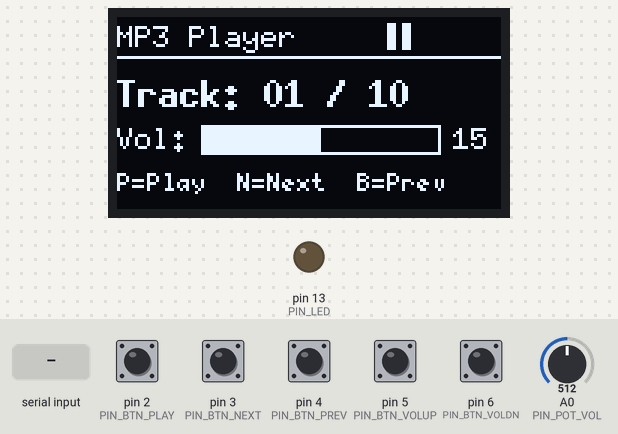
A sketch run on a simulated Arduino Uno, built with avr-gcc and run on an emulated ATmega328P. On the bench: 128×64 one-colour display, output pins drawn as LEDs (lit = HIGH). Dashed ring = blinking. The inputs (shaded band) are chosen by the test bench; at power-on: pin 2 (PIN_BTN_PLAY), pin 3 (PIN_BTN_NEXT), pin 4 (PIN_BTN_PREV), pin 5 (PIN_BTN_VOLUP), pin 6 (PIN_BTN_VOLDN) HIGH, A0 (PIN_POT_VOL) = 512. The audio player accepts every command and is not drawn; what the sketch prints to the serial monitor is not drawn.

Above: at 1.9 s.
2.0 s: pin 2 (PIN_BTN_PLAY) pulled LOW for 0.15 s
At 2.65 s:
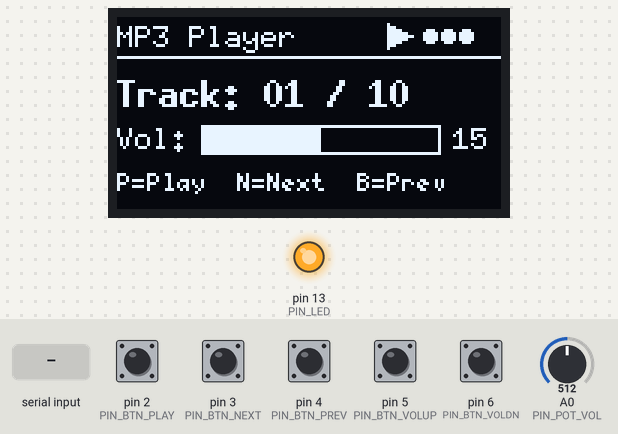
2.7 s: "V\n" received over Serial
At 4.9 s:
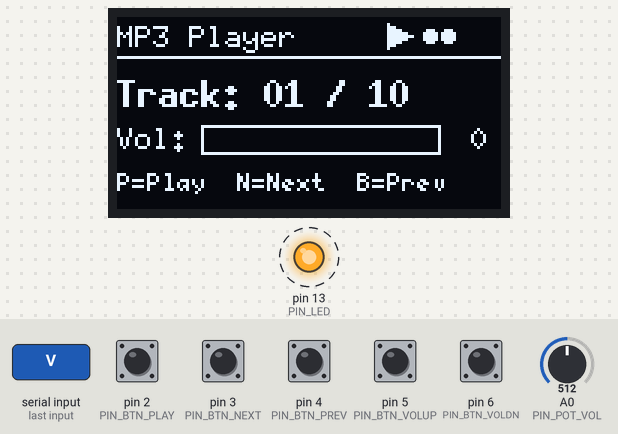
5.0 s: pin 3 (PIN_BTN_NEXT) pulled LOW for 0.15 s
At 5.4 s:
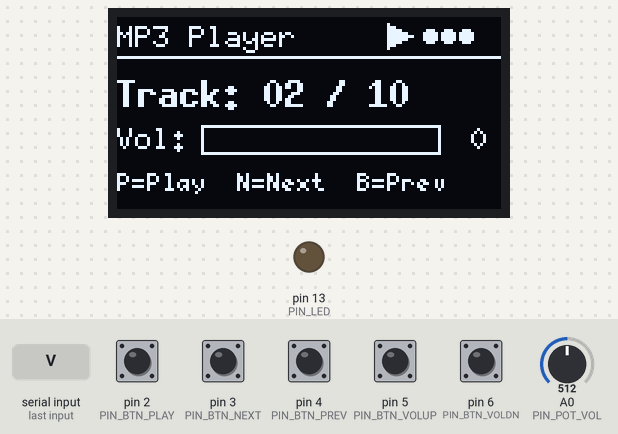
5.7 s: pin 4 (PIN_BTN_PREV) pulled LOW for 1 s
At 6.17 s:
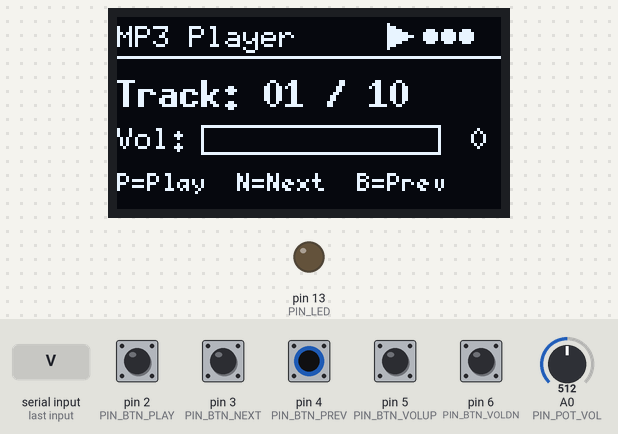
7.3 s: pin 2 (PIN_BTN_PLAY) pulled LOW for 1 s
At 8.8 s:
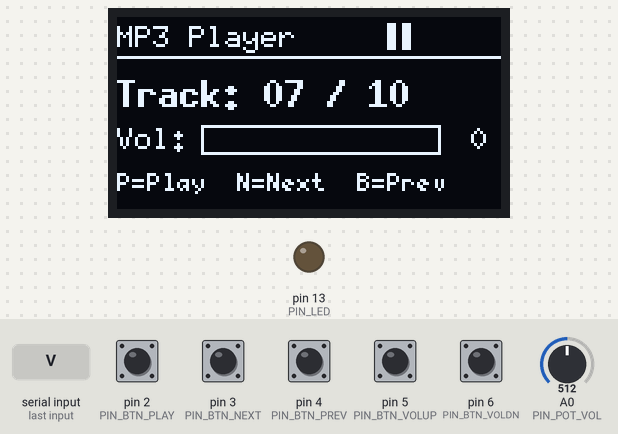
9.8 s: pin 5 (PIN_BTN_VOLUP) pulled LOW for 0.15 s
At 11.0 s:
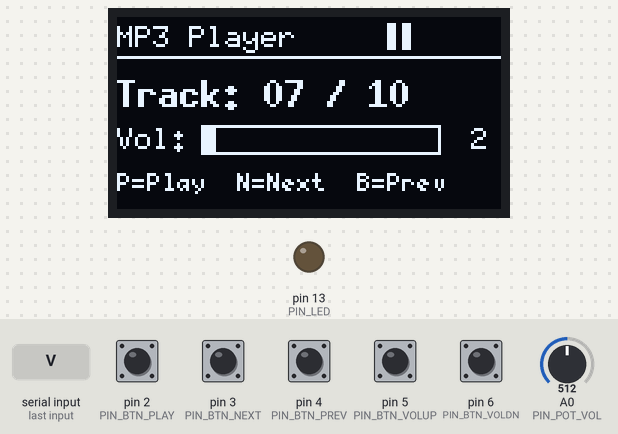
Timing chart, 0 to 12.8 s (numbered marks = the images above; inputs shaded):
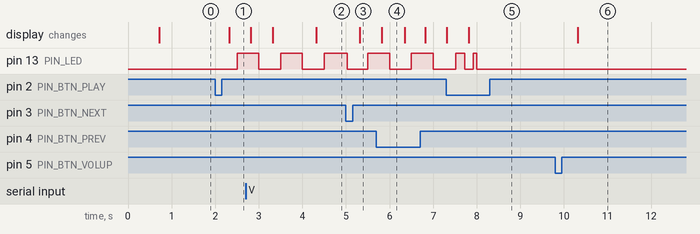

The sketch:

music_player.ino
```cpp
/**
 * ============================================================
 * Arduino DFPlayer Mini MP3 播放器 Shield
 * DFPlayer Mini MP3 Player Shield
 * ============================================================
 *
 * 功能 / Features:
 *   - DFPlayer Mini 播放 SD 卡中的 MP3/WAV 文件
 *   - OLED SSD1306 显示曲目编号、音量、播放状态、进度条动画
 *   - 5 个按键：播放/暂停、下一曲、上一曲、音量+、音量-
 *   - 电位器模拟音量控制
 *   - LED 随播放状态指示
 *   - 串口命令控制
 *
 * 硬件连接 / Wiring:
 *   DFPlayer Mini:
 *     VCC  -> 5V
 *     GND  -> GND
 *     TX   -> Pin 10 (SoftwareSerial RX)
 *     RX   -> Pin 11 (SoftwareSerial TX，串联 1kΩ 电阻)
 *     SPK1 -> 扬声器正极
 *     SPK2 -> 扬声器负极
 *
 *   OLED SSD1306 (I2C):
 *     VCC -> 3.3V 或 5V
 *     GND -> GND
 *     SDA -> A4
 *     SCL -> A5
 *
 *   按键（另一端接 GND，使用内部上拉）:
 *     播放/暂停 -> Pin 2
 *     下一曲    -> Pin 3
 *     上一曲    -> Pin 4
 *     音量+     -> Pin 5
 *     音量-     -> Pin 6
 *
 *   电位器（音量）:
 *     中间脚   -> A0
 *     两端     -> 5V 和 GND
 *
 *   LED 状态指示:
 *     Pin 13 -> 220Ω -> LED -> GND
 *
 * SD 卡文件命名规则 / SD Card File Naming:
 *   文件必须放在 SD 卡根目录，命名为：
 *   0001.mp3, 0002.mp3, 0003.mp3 ...
 *   或放在 /01/ 文件夹中：/01/001.mp3
 *
 * 所需库 / Required Libraries:
 *   - DFRobotDFPlayerMini (搜索 "DFRobotDFPlayerMini")
 *   - U8g2 (by olikraus)
 *   - SoftwareSerial (Arduino 内置)
 *
 * 串口命令 / Serial Commands (9600 baud):
 *   P    播放/暂停
 *   N    下一曲
 *   B    上一曲
 *   S    停止
 *   V0-30  设置音量（如 V15）
 *   T    打印当前状态
 * ============================================================
 */

#include <SoftwareSerial.h>
#include <DFRobotDFPlayerMini.h>
#include <U8g2lib.h>
#include <Wire.h>

// ─── 引脚定义 / Pin Definitions ──────────────────────────────
#define PIN_DF_RX     10   // 接 DFPlayer TX
#define PIN_DF_TX     11   // 接 DFPlayer RX（串联 1kΩ）
#define PIN_BTN_PLAY   2
#define PIN_BTN_NEXT   3
#define PIN_BTN_PREV   4
#define PIN_BTN_VOLUP  5
#define PIN_BTN_VOLDN  6
#define PIN_POT_VOL   A0   // 电位器音量
#define PIN_LED       13

// ─── 配置参数 / Configuration ─────────────────────────────────
#define VOLUME_DEFAULT   15    // 默认音量 (0-30)
#define VOLUME_MAX       30
#define VOLUME_MIN        0
#define TOTAL_TRACKS     10    // SD 卡中的曲目总数（根据实际修改）
#define DEBOUNCE_MS     200
#define OLED_UPDATE_MS  500    // OLED 刷新间隔

// ─── 对象实例化 / Object Instantiation ───────────────────────
SoftwareSerial dfSerial(PIN_DF_RX, PIN_DF_TX);
DFRobotDFPlayerMini dfPlayer;
U8G2_SSD1306_128X64_NONAME_F_HW_I2C u8g2(U8G2_R0, U8X8_PIN_NONE);

// ─── 全局状态 / Global State ──────────────────────────────────
int  currentTrack   = 1;
int  currentVolume  = VOLUME_DEFAULT;
bool isPlaying      = false;
bool dfReady        = false;

// 按键去抖
unsigned long lastBtn[5] = {0, 0, 0, 0, 0};

// OLED 刷新
unsigned long lastOledUpdate = 0;

// 动画帧
uint8_t animFrame = 0;

// ─── OLED 显示 / OLED Display ─────────────────────────────────
void updateOLED() {
  u8g2.clearBuffer();

  // ── 标题栏
  u8g2.setFont(u8g2_font_6x10_tf);
  u8g2.drawStr(0, 10, "MP3 Player");

  // 播放状态图标
  if (isPlaying) {
    // 播放三角形
    u8g2.drawTriangle(90, 2, 90, 10, 98, 6);
    // 动画点
    for (int i = 0; i < 3; i++) {
      if ((animFrame / 2) % 3 >= i) {
        u8g2.drawDisc(104 + i * 6, 6, 2);
      }
    }
  } else {
    // 暂停双竖线
    u8g2.drawBox(90, 2, 3, 9);
    u8g2.drawBox(95, 2, 3, 9);
  }

  // 分隔线
  u8g2.drawHLine(0, 13, 128);

  // ── 曲目信息
  char buf[24];
  u8g2.setFont(u8g2_font_7x13B_tf);
  sprintf(buf, "Track: %02d / %02d", currentTrack, TOTAL_TRACKS);
  u8g2.drawStr(0, 30, buf);

  // ── 音量条
  u8g2.setFont(u8g2_font_6x10_tf);
  u8g2.drawStr(0, 44, "Vol:");
  // 音量进度条（背景）
  u8g2.drawFrame(28, 36, 80, 10);
  // 音量进度条（填充）
  int volWidth = (int)(80.0 * currentVolume / VOLUME_MAX);
  if (volWidth > 0) u8g2.drawBox(28, 36, volWidth, 10);
  // 音量数字
  sprintf(buf, "%2d", currentVolume);
  u8g2.drawStr(112, 44, buf);

  // ── 底部提示
  u8g2.setFont(u8g2_font_5x7_tf);
  if (dfReady) {
    u8g2.drawStr(0, 58, "P=Play  N=Next  B=Prev");
  } else {
    u8g2.drawStr(0, 58, "! DFPlayer not found !");
  }

  u8g2.sendBuffer();
  animFrame++;
}

// ─── 按键处理 / Button Handling ───────────────────────────────
void handleButtons() {
  unsigned long now = millis();

  // 播放/暂停
  if (digitalRead(PIN_BTN_PLAY) == LOW && now - lastBtn[0] > DEBOUNCE_MS) {
    lastBtn[0] = now;
    if (!dfReady) return;
    if (isPlaying) {
      dfPlayer.pause();
      isPlaying = false;
      digitalWrite(PIN_LED, LOW);
      Serial.println(F("[PAUSE]"));
    } else {
      dfPlayer.start();
      isPlaying = true;
      digitalWrite(PIN_LED, HIGH);
      Serial.println(F("[PLAY]"));
    }
  }

  // 下一曲
  if (digitalRead(PIN_BTN_NEXT) == LOW && now - lastBtn[1] > DEBOUNCE_MS) {
    lastBtn[1] = now;
    if (!dfReady) return;
    currentTrack = (currentTrack % TOTAL_TRACKS) + 1;
    dfPlayer.play(currentTrack);
    isPlaying = true;
    digitalWrite(PIN_LED, HIGH);
    Serial.print(F("[NEXT] Track ")); Serial.println(currentTrack);
  }

  // 上一曲
  if (digitalRead(PIN_BTN_PREV) == LOW && now - lastBtn[2] > DEBOUNCE_MS) {
    lastBtn[2] = now;
    if (!dfReady) return;
    currentTrack = (currentTrack - 2 + TOTAL_TRACKS) % TOTAL_TRACKS + 1;
    dfPlayer.play(currentTrack);
    isPlaying = true;
    digitalWrite(PIN_LED, HIGH);
    Serial.print(F("[PREV] Track ")); Serial.println(currentTrack);
  }

  // 音量+
  if (digitalRead(PIN_BTN_VOLUP) == LOW && now - lastBtn[3] > DEBOUNCE_MS) {
    lastBtn[3] = now;
    currentVolume = min(VOLUME_MAX, currentVolume + 2);
    if (dfReady) dfPlayer.volume(currentVolume);
    Serial.print(F("[VOL+] ")); Serial.println(currentVolume);
  }

  // 音量-
  if (digitalRead(PIN_BTN_VOLDN) == LOW && now - lastBtn[4] > DEBOUNCE_MS) {
    lastBtn[4] = now;
    currentVolume = max(VOLUME_MIN, currentVolume - 2);
    if (dfReady) dfPlayer.volume(currentVolume);
    Serial.print(F("[VOL-] ")); Serial.println(currentVolume);
  }
}

// ─── 电位器音量控制 / Potentiometer Volume ────────────────────
void handlePotVolume() {
  static int lastPotVol = -1;
  int raw = analogRead(PIN_POT_VOL);
  int vol = map(raw, 0, 1023, 0, VOLUME_MAX);

  if (abs(vol - lastPotVol) >= 1) {
    lastPotVol    = vol;
    currentVolume = vol;
    if (dfReady) dfPlayer.volume(currentVolume);
  }
}

// ─── 串口命令处理 / Serial Command Handler ────────────────────
void handleSerial() {
  if (!Serial.available()) return;

  String cmd = Serial.readStringUntil('\n');
  cmd.trim();
  if (cmd.length() == 0) return;

  char c = cmd.charAt(0);

  if (c == 'P' || c == 'p') {
    if (!dfReady) { Serial.println(F("[ERR] DFPlayer not ready")); return; }
    if (isPlaying) { dfPlayer.pause(); isPlaying = false; Serial.println(F("[PAUSE]")); }
    else           { dfPlayer.start(); isPlaying = true;  Serial.println(F("[PLAY]")); }
    return;
  }
  if (c == 'N' || c == 'n') {
    if (!dfReady) return;
    currentTrack = (currentTrack % TOTAL_TRACKS) + 1;
    dfPlayer.play(currentTrack); isPlaying = true;
    Serial.print(F("[NEXT] ")); Serial.println(currentTrack);
    return;
  }
  if (c == 'B' || c == 'b') {
    if (!dfReady) return;
    currentTrack = (currentTrack - 2 + TOTAL_TRACKS) % TOTAL_TRACKS + 1;
    dfPlayer.play(currentTrack); isPlaying = true;
    Serial.print(F("[PREV] ")); Serial.println(currentTrack);
    return;
  }
  if (c == 'S' || c == 's') {
    if (!dfReady) return;
    dfPlayer.stop(); isPlaying = false; digitalWrite(PIN_LED, LOW);
    Serial.println(F("[STOP]"));
    return;
  }
  if (c == 'V' || c == 'v') {
    int vol = cmd.substring(1).toInt();
    vol = constrain(vol, 0, 30);
    currentVolume = vol;
    if (dfReady) dfPlayer.volume(currentVolume);
    Serial.print(F("[VOL] ")); Serial.println(currentVolume);
    return;
  }
  if (c == 'T' || c == 't') {
    Serial.println(F("=== Status ==="));
    Serial.print(F("Track: ")); Serial.print(currentTrack);
    Serial.print(F(" / ")); Serial.println(TOTAL_TRACKS);
    Serial.print(F("Volume: ")); Serial.println(currentVolume);
    Serial.print(F("Playing: ")); Serial.println(isPlaying ? "YES" : "NO");
    Serial.print(F("DFPlayer: ")); Serial.println(dfReady ? "OK" : "NOT FOUND");
    return;
  }

  Serial.println(F("Commands: P=Play/Pause N=Next B=Prev S=Stop V<0-30>=Volume T=Status"));
}

// ─── Setup ────────────────────────────────────────────────────
void setup() {
  Serial.begin(9600);
  dfSerial.begin(9600);

  Serial.println(F("=== DFPlayer Mini MP3 Player ==="));

  // 初始化引脚
  pinMode(PIN_BTN_PLAY,  INPUT_PULLUP);
  pinMode(PIN_BTN_NEXT,  INPUT_PULLUP);
  pinMode(PIN_BTN_PREV,  INPUT_PULLUP);
  pinMode(PIN_BTN_VOLUP, INPUT_PULLUP);
  pinMode(PIN_BTN_VOLDN, INPUT_PULLUP);
  pinMode(PIN_LED,       OUTPUT);

  // 初始化 OLED
  u8g2.begin();
  u8g2.setFont(u8g2_font_6x10_tf);
  u8g2.clearBuffer();
  u8g2.drawStr(10, 20, "MP3 Player");
  u8g2.drawStr(10, 35, "Initializing...");
  u8g2.sendBuffer();

  // 初始化 DFPlayer
  Serial.println(F("Initializing DFPlayer..."));
  if (!dfPlayer.begin(dfSerial)) {
    dfReady = false;
    Serial.println(F("[WARN] DFPlayer not found!"));
    Serial.println(F("  Check: TX->Pin10, RX->Pin11(1kΩ), VCC->5V, GND->GND"));
    u8g2.clearBuffer();
    u8g2.drawStr(0, 20, "DFPlayer");
    u8g2.drawStr(0, 35, "NOT FOUND!");
    u8g2.drawStr(0, 50, "Check wiring");
    u8g2.sendBuffer();
  } else {
    dfReady = true;
    dfPlayer.volume(VOLUME_DEFAULT);
    dfPlayer.EQ(DFPLAYER_EQ_NORMAL);
    Serial.println(F("[OK] DFPlayer ready!"));
    Serial.print(F("Files on SD: "));
    Serial.println(dfPlayer.readFileCounts());
  }

  Serial.println(F("Commands: P=Play/Pause N=Next B=Prev S=Stop V<0-30>=Volume T=Status"));
  updateOLED();
}

// ─── Loop ─────────────────────────────────────────────────────
void loop() {
  handleButtons();
  handlePotVolume();
  handleSerial();

  // DFPlayer 状态监听
  if (dfReady && dfPlayer.available()) {
    uint8_t type  = dfPlayer.readType();
    int     value = dfPlayer.read();

    if (type == DFPlayerPlayFinished) {
      // 自动播放下一曲
      currentTrack = (currentTrack % TOTAL_TRACKS) + 1;
      dfPlayer.play(currentTrack);
      Serial.print(F("[AUTO-NEXT] Track ")); Serial.println(currentTrack);
    } else if (type == DFPlayerError) {
      Serial.print(F("[DF-ERR] ")); Serial.println(value);
    }
  }

  // LED 闪烁（播放中）
  if (isPlaying) {
    digitalWrite(PIN_LED, (millis() / 500) % 2);
  }

  // OLED 定时刷新
  if (millis() - lastOledUpdate >= OLED_UPDATE_MS) {
    lastOledUpdate = millis();
    updateOLED();
  }
}
```

Measured:
- after the input at 2.0 s, pin 13 (PIN_LED): LOW → HIGH after 0.50 s; the display: changes after 0.32 s (image 1)
- after the input at 2.7 s, the display: first changes after 0.12 s (image 2 shows a later state)
- after the input at 5.0 s, the display: changes after 0.32 s (image 3)
- after the input at 5.7 s, the display: changes after 0.12 s (image 4)
- after the input at 7.3 s, the display: first differs from a run without the input after 0.51 s (image 5)
- after the input at 9.8 s, the display: changes after 0.51 s (image 6)
- what the display in image 4 shows lasts 0.5 s, from 5.8 s to 6.3 s
